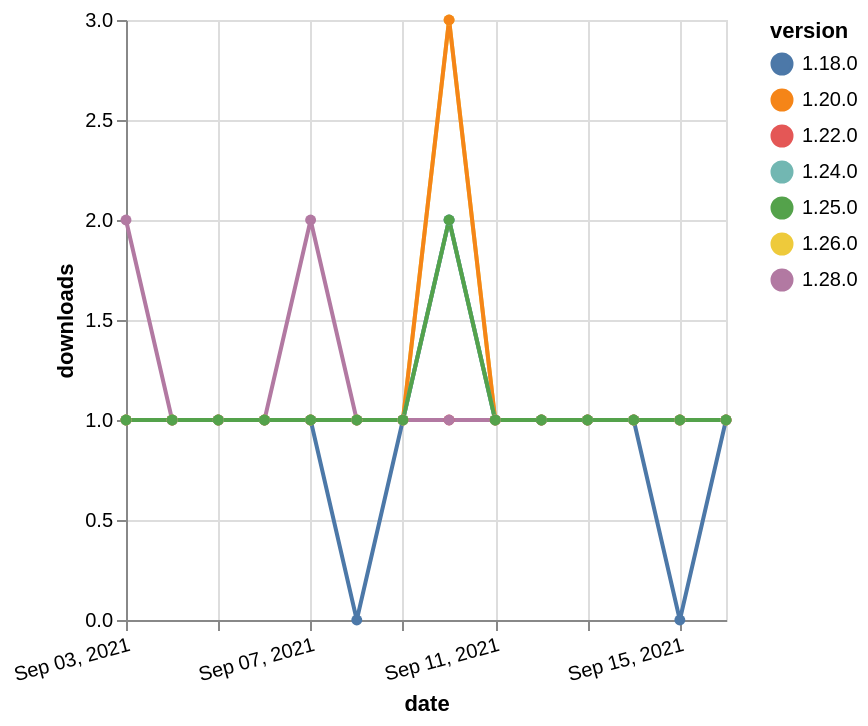

The Vega-Lite source for this figure:
### Vega-Lite specification from a JSON file in a GitHub repository (floating-point values rounded to 4 significant figures)
{"$schema": "https://vega.github.io/schema/vega-lite/v5.json", "description": "A simple bar chart with embedded data.", "data": {"values": [{"date": "2021-09-03", "total": 222, "delta": 1, "version": "1.18.0"}, {"date": "2021-09-04", "total": 223, "delta": 1, "version": "1.18.0"}, {"date": "2021-09-05", "total": 224, "delta": 1, "version": "1.18.0"}, {"date": "2021-09-06", "total": 225, "delta": 1, "version": "1.18.0"}, {"date": "2021-09-07", "total": 226, "delta": 1, "version": "1.18.0"}, {"date": "2021-09-08", "total": 226, "delta": 0, "version": "1.18.0"}, {"date": "2021-09-09", "total": 227, "delta": 1, "version": "1.18.0"}, {"date": "2021-09-10", "total": 229, "delta": 2, "version": "1.18.0"}, {"date": "2021-09-11", "total": 230, "delta": 1, "version": "1.18.0"}, {"date": "2021-09-12", "total": 231, "delta": 1, "version": "1.18.0"}, {"date": "2021-09-13", "total": 232, "delta": 1, "version": "1.18.0"}, {"date": "2021-09-14", "total": 233, "delta": 1, "version": "1.18.0"}, {"date": "2021-09-15", "total": 233, "delta": 0, "version": "1.18.0"}, {"date": "2021-09-16", "total": 234, "delta": 1, "version": "1.18.0"}, {"date": "2021-09-03", "total": 173, "delta": 1, "version": "1.22.0"}, {"date": "2021-09-04", "total": 174, "delta": 1, "version": "1.22.0"}, {"date": "2021-09-05", "total": 175, "delta": 1, "version": "1.22.0"}, {"date": "2021-09-06", "total": 176, "delta": 1, "version": "1.22.0"}, {"date": "2021-09-07", "total": 177, "delta": 1, "version": "1.22.0"}, {"date": "2021-09-08", "total": 178, "delta": 1, "version": "1.22.0"}, {"date": "2021-09-09", "total": 179, "delta": 1, "version": "1.22.0"}, {"date": "2021-09-10", "total": 180, "delta": 1, "version": "1.22.0"}, {"date": "2021-09-11", "total": 181, "delta": 1, "version": "1.22.0"}, {"date": "2021-09-12", "total": 182, "delta": 1, "version": "1.22.0"}, {"date": "2021-09-13", "total": 183, "delta": 1, "version": "1.22.0"}, {"date": "2021-09-14", "total": 184, "delta": 1, "version": "1.22.0"}, {"date": "2021-09-15", "total": 185, "delta": 1, "version": "1.22.0"}, {"date": "2021-09-16", "total": 186, "delta": 1, "version": "1.22.0"}, {"date": "2021-09-03", "total": 116, "delta": 2, "version": "1.28.0"}, {"date": "2021-09-04", "total": 117, "delta": 1, "version": "1.28.0"}, {"date": "2021-09-05", "total": 118, "delta": 1, "version": "1.28.0"}, {"date": "2021-09-06", "total": 119, "delta": 1, "version": "1.28.0"}, {"date": "2021-09-07", "total": 121, "delta": 2, "version": "1.28.0"}, {"date": "2021-09-08", "total": 122, "delta": 1, "version": "1.28.0"}, {"date": "2021-09-09", "total": 123, "delta": 1, "version": "1.28.0"}, {"date": "2021-09-10", "total": 124, "delta": 1, "version": "1.28.0"}, {"date": "2021-09-11", "total": 125, "delta": 1, "version": "1.28.0"}, {"date": "2021-09-12", "total": 126, "delta": 1, "version": "1.28.0"}, {"date": "2021-09-13", "total": 127, "delta": 1, "version": "1.28.0"}, {"date": "2021-09-14", "total": 128, "delta": 1, "version": "1.28.0"}, {"date": "2021-09-15", "total": 129, "delta": 1, "version": "1.28.0"}, {"date": "2021-09-16", "total": 130, "delta": 1, "version": "1.28.0"}, {"date": "2021-09-03", "total": 164, "delta": 1, "version": "1.26.0"}, {"date": "2021-09-04", "total": 165, "delta": 1, "version": "1.26.0"}, {"date": "2021-09-05", "total": 166, "delta": 1, "version": "1.26.0"}, {"date": "2021-09-06", "total": 167, "delta": 1, "version": "1.26.0"}, {"date": "2021-09-07", "total": 168, "delta": 1, "version": "1.26.0"}, {"date": "2021-09-08", "total": 169, "delta": 1, "version": "1.26.0"}, {"date": "2021-09-09", "total": 170, "delta": 1, "version": "1.26.0"}, {"date": "2021-09-10", "total": 173, "delta": 3, "version": "1.26.0"}, {"date": "2021-09-11", "total": 174, "delta": 1, "version": "1.26.0"}, {"date": "2021-09-12", "total": 175, "delta": 1, "version": "1.26.0"}, {"date": "2021-09-13", "total": 176, "delta": 1, "version": "1.26.0"}, {"date": "2021-09-14", "total": 177, "delta": 1, "version": "1.26.0"}, {"date": "2021-09-15", "total": 178, "delta": 1, "version": "1.26.0"}, {"date": "2021-09-16", "total": 179, "delta": 1, "version": "1.26.0"}, {"date": "2021-09-03", "total": 288, "delta": 1, "version": "1.20.0"}, {"date": "2021-09-04", "total": 289, "delta": 1, "version": "1.20.0"}, {"date": "2021-09-05", "total": 290, "delta": 1, "version": "1.20.0"}, {"date": "2021-09-06", "total": 291, "delta": 1, "version": "1.20.0"}, {"date": "2021-09-07", "total": 292, "delta": 1, "version": "1.20.0"}, {"date": "2021-09-08", "total": 293, "delta": 1, "version": "1.20.0"}, {"date": "2021-09-09", "total": 294, "delta": 1, "version": "1.20.0"}, {"date": "2021-09-10", "total": 297, "delta": 3, "version": "1.20.0"}, {"date": "2021-09-11", "total": 298, "delta": 1, "version": "1.20.0"}, {"date": "2021-09-12", "total": 299, "delta": 1, "version": "1.20.0"}, {"date": "2021-09-13", "total": 300, "delta": 1, "version": "1.20.0"}, {"date": "2021-09-14", "total": 301, "delta": 1, "version": "1.20.0"}, {"date": "2021-09-15", "total": 302, "delta": 1, "version": "1.20.0"}, {"date": "2021-09-16", "total": 303, "delta": 1, "version": "1.20.0"}, {"date": "2021-09-03", "total": 149, "delta": 1, "version": "1.24.0"}, {"date": "2021-09-04", "total": 150, "delta": 1, "version": "1.24.0"}, {"date": "2021-09-05", "total": 151, "delta": 1, "version": "1.24.0"}, {"date": "2021-09-06", "total": 152, "delta": 1, "version": "1.24.0"}, {"date": "2021-09-07", "total": 153, "delta": 1, "version": "1.24.0"}, {"date": "2021-09-08", "total": 154, "delta": 1, "version": "1.24.0"}, {"date": "2021-09-09", "total": 155, "delta": 1, "version": "1.24.0"}, {"date": "2021-09-10", "total": 157, "delta": 2, "version": "1.24.0"}, {"date": "2021-09-11", "total": 158, "delta": 1, "version": "1.24.0"}, {"date": "2021-09-12", "total": 159, "delta": 1, "version": "1.24.0"}, {"date": "2021-09-13", "total": 160, "delta": 1, "version": "1.24.0"}, {"date": "2021-09-14", "total": 161, "delta": 1, "version": "1.24.0"}, {"date": "2021-09-15", "total": 162, "delta": 1, "version": "1.24.0"}, {"date": "2021-09-16", "total": 163, "delta": 1, "version": "1.24.0"}, {"date": "2021-09-03", "total": 134, "delta": 1, "version": "1.25.0"}, {"date": "2021-09-04", "total": 135, "delta": 1, "version": "1.25.0"}, {"date": "2021-09-05", "total": 136, "delta": 1, "version": "1.25.0"}, {"date": "2021-09-06", "total": 137, "delta": 1, "version": "1.25.0"}, {"date": "2021-09-07", "total": 138, "delta": 1, "version": "1.25.0"}, {"date": "2021-09-08", "total": 139, "delta": 1, "version": "1.25.0"}, {"date": "2021-09-09", "total": 140, "delta": 1, "version": "1.25.0"}, {"date": "2021-09-10", "total": 142, "delta": 2, "version": "1.25.0"}, {"date": "2021-09-11", "total": 143, "delta": 1, "version": "1.25.0"}, {"date": "2021-09-12", "total": 144, "delta": 1, "version": "1.25.0"}, {"date": "2021-09-13", "total": 145, "delta": 1, "version": "1.25.0"}, {"date": "2021-09-14", "total": 146, "delta": 1, "version": "1.25.0"}, {"date": "2021-09-15", "total": 147, "delta": 1, "version": "1.25.0"}, {"date": "2021-09-16", "total": 148, "delta": 1, "version": "1.25.0"}]}, "width": "container", "mark": {"type": "line", "point": {"filled": true}}, "encoding": {"x": {"field": "date", "type": "temporal", "timeUnit": "yearmonthdate", "title": "date", "axis": {"labelAngle": -15}}, "y": {"field": "delta", "type": "quantitative", "title": "downloads"}, "color": {"field": "version", "type": "nominal"}, "tooltip": {"field": "delta"}}}
